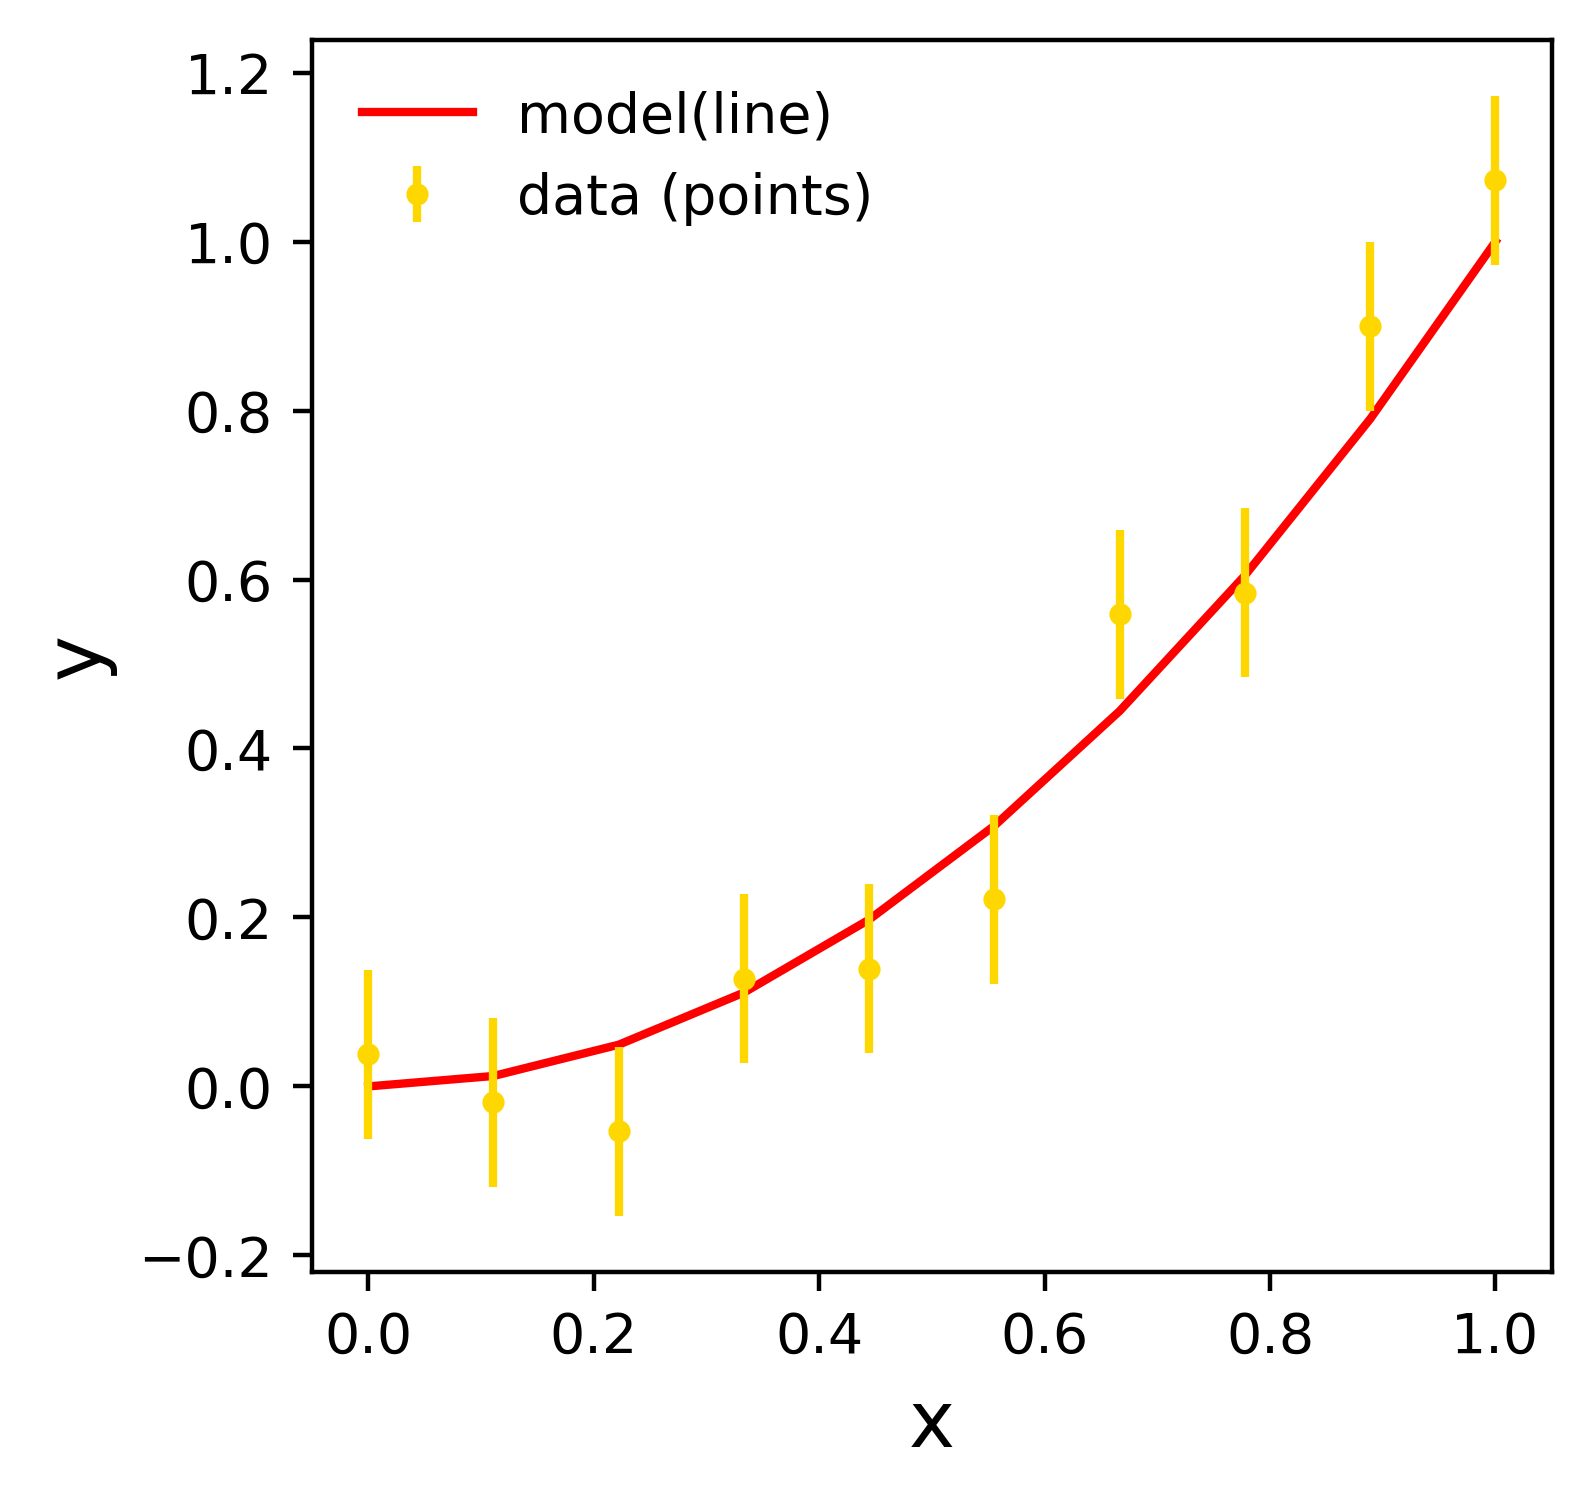

This chart was generated by the following Python code:
#import libraries

import numpy as np 
import matplotlib.pyplot as plt 

# define a nice plot
def scatter_plot(x,y,z,zerr,
	flag_save=True,    #save the figure?
	xlabel='x',        #x-axis label
	ylabel='y',        #y-axis label
	lcolor='red',      #line color
	pcolor='gold',     #point color
	fs=14,             #font size
	fname='scatter_plot.png'):  #default plot filename
	
	#by default, flag_save = True, and we'll save the figure
	#to a file. The plot filenae fname = 'plot.png' by
	#default, but we can change this

	#define a figure and axis 
	f, ax = plt.subplots(1,1,figsize=(4,4))

	#plot y vs. x
	ax.plot(x,y,color=lcolor,linewidth=1.5,label='model(line)')  #a line
	ax.errorbar(x,z,yerr=zerr,fmt='o',color=pcolor,markersize=3,label='data (points)')  #circles

	#label our axes
	ax.set_xlabel(xlabel,fontsize=fs)
	ax.set_ylabel(ylabel,fontsize=fs)

	#create a legend without a frame
	#in the upper left hand corner
	ax.legend(loc='upper left', frameon=False)

	#save the plot?
	if(flag_save):
		plt.savefig(fname,bbox_inches='tight',dpi=400)
# define main
def main():
	print('Making a plot...')

	#make a dummy x variable
	x = np.linspace(0,1,10)

	#make a dummy y variable
	y = x**2

	#make a secound dependnt variable
	#equal to y plus gaussian scatter
	#with RMS size of 0.1
	z = y + np.random.normal(scale=0.1,size=len(x))
	zerr = np.full_like(x,0.1)

	#make the plot
	scatter_plot(x,y,z,zerr)

#execute main
if __name__ == '__main__':
	main()